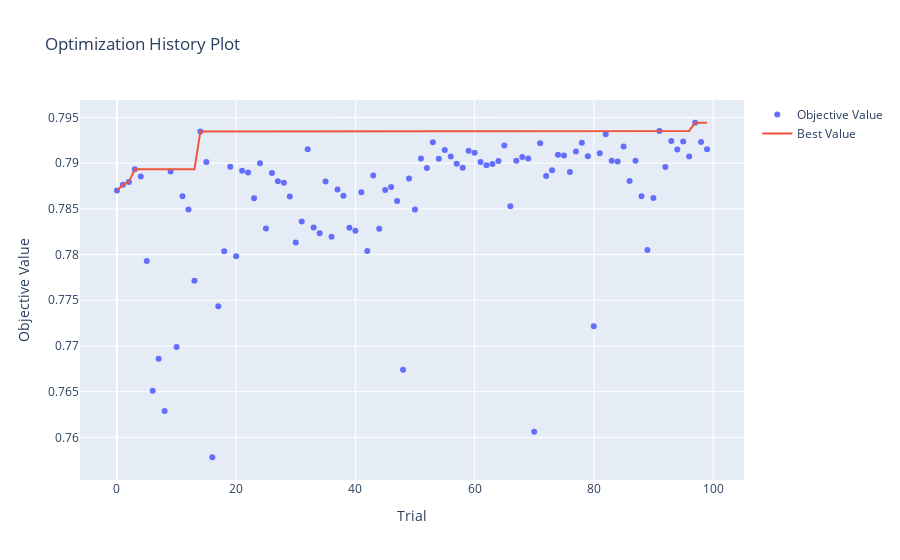
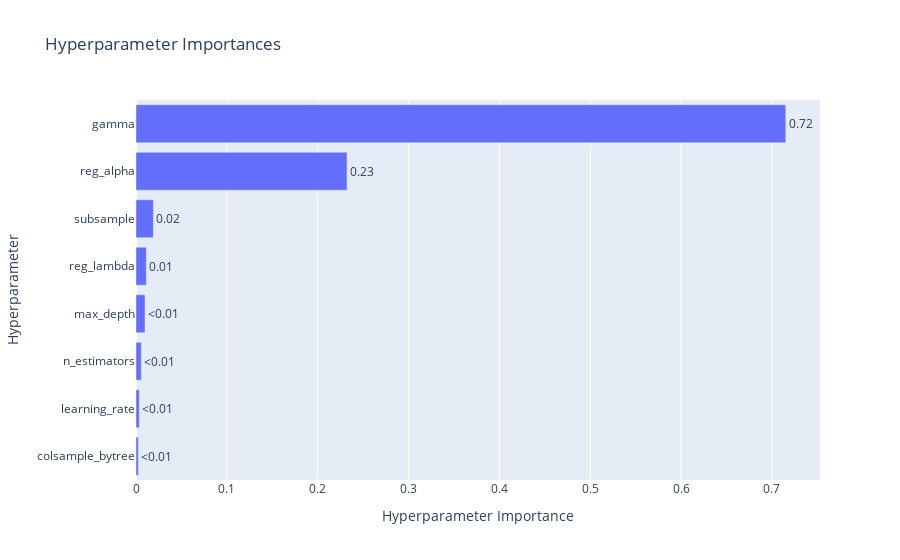

The notebook cell saved with these charts, in order:
### Code cell
print(f"Лучшие параметры для XGBoost:")
print(study_xgb.best_params)
print(f"Лучший ROC-AUC: {study_xgb.best_value:.4f}")

fig = optuna.visualization.plot_optimization_history(study_xgb)
fig.show()

fig = optuna.visualization.plot_param_importances(study_xgb)
fig.show()

### Figure 1 — Plotly figure (JSON) as saved in the notebook; plotly's stock layout.template omitted (floating-point values rounded to 4 significant figures)
{"data": [{"mode": "markers", "name": "Objective Value", "type": "scatter", "x": [0, 1, 2, 3, 4, 5, 6, 7, 8, 9, 10, 11, 12, 13, 14, 15, 16, 17, 18, 19, 20, 21, 22, 23, 24, 25, 26, 27, 28, 29, 30, 31, 32, 33, 34, 35, 36, 37, 38, 39, 40, 41, 42, 43, 44, 45, 46, 47, 48, 49, 50, 51, 52, 53, 54, 55, 56, 57, 58, 59, 60, 61, 62, 63, 64, 65, 66, 67, 68, 69, 70, 71, 72, 73, 74, 75, 76, 77, 78, 79, 80, 81, 82, 83, 84, 85, 86, 87, 88, 89, 90, 91, 92, 93, 94, 95, 96, 97, 98, 99], "y": [0.787, 0.7876, 0.788, 0.7893, 0.7885, 0.7793, 0.7651, 0.7686, 0.7629, 0.7891, 0.7699, 0.7864, 0.7849, 0.7771, 0.7935, 0.7901, 0.7578, 0.7744, 0.7804, 0.7896, 0.7798, 0.7892, 0.789, 0.7862, 0.79, 0.7829, 0.7889, 0.788, 0.7879, 0.7864, 0.7813, 0.7836, 0.7915, 0.783, 0.7823, 0.788, 0.7819, 0.7871, 0.7864, 0.7829, 0.7826, 0.7868, 0.7804, 0.7886, 0.7828, 0.7871, 0.7874, 0.7859, 0.7674, 0.7883, 0.7849, 0.7905, 0.7895, 0.7923, 0.7905, 0.7914, 0.7907, 0.7899, 0.7895, 0.7914, 0.7912, 0.7901, 0.7898, 0.7899, 0.7902, 0.792, 0.7853, 0.7903, 0.7907, 0.7905, 0.7606, 0.7922, 0.7886, 0.7892, 0.7909, 0.7908, 0.789, 0.7913, 0.7922, 0.7908, 0.7722, 0.7911, 0.7932, 0.7903, 0.7902, 0.7918, 0.7881, 0.7903, 0.7864, 0.7805, 0.7862, 0.7935, 0.7896, 0.7924, 0.7915, 0.7924, 0.7907, 0.7944, 0.7923, 0.7915]}, {"mode": "lines", "name": "Best Value", "type": "scatter", "x": [0, 1, 2, 3, 4, 5, 6, 7, 8, 9, 10, 11, 12, 13, 14, 15, 16, 17, 18, 19, 20, 21, 22, 23, 24, 25, 26, 27, 28, 29, 30, 31, 32, 33, 34, 35, 36, 37, 38, 39, 40, 41, 42, 43, 44, 45, 46, 47, 48, 49, 50, 51, 52, 53, 54, 55, 56, 57, 58, 59, 60, 61, 62, 63, 64, 65, 66, 67, 68, 69, 70, 71, 72, 73, 74, 75, 76, 77, 78, 79, 80, 81, 82, 83, 84, 85, 86, 87, 88, 89, 90, 91, 92, 93, 94, 95, 96, 97, 98, 99], "y": [0.787, 0.7876, 0.788, 0.7893, 0.7893, 0.7893, 0.7893, 0.7893, 0.7893, 0.7893, 0.7893, 0.7893, 0.7893, 0.7893, 0.7935, 0.7935, 0.7935, 0.7935, 0.7935, 0.7935, 0.7935, 0.7935, 0.7935, 0.7935, 0.7935, 0.7935, 0.7935, 0.7935, 0.7935, 0.7935, 0.7935, 0.7935, 0.7935, 0.7935, 0.7935, 0.7935, 0.7935, 0.7935, 0.7935, 0.7935, 0.7935, 0.7935, 0.7935, 0.7935, 0.7935, 0.7935, 0.7935, 0.7935, 0.7935, 0.7935, 0.7935, 0.7935, 0.7935, 0.7935, 0.7935, 0.7935, 0.7935, 0.7935, 0.7935, 0.7935, 0.7935, 0.7935, 0.7935, 0.7935, 0.7935, 0.7935, 0.7935, 0.7935, 0.7935, 0.7935, 0.7935, 0.7935, 0.7935, 0.7935, 0.7935, 0.7935, 0.7935, 0.7935, 0.7935, 0.7935, 0.7935, 0.7935, 0.7935, 0.7935, 0.7935, 0.7935, 0.7935, 0.7935, 0.7935, 0.7935, 0.7935, 0.7935, 0.7935, 0.7935, 0.7935, 0.7935, 0.7935, 0.7944, 0.7944, 0.7944]}, {"marker": {"color": "#cccccc"}, "mode": "markers", "name": "Infeasible Trial", "showlegend": false, "type": "scatter", "x": [], "y": []}], "layout": {"title": {"text": "Optimization History Plot"}, "xaxis": {"title": {"text": "Trial"}}, "yaxis": {"title": {"text": "Objective Value"}}}}

### Figure 2 — Plotly figure (JSON) as saved in the notebook; plotly's stock layout.template omitted (floating-point values rounded to 4 significant figures)
{"data": [{"cliponaxis": false, "hovertemplate": ["colsample_bytree (FloatDistribution): 0.0026156444036666165<extra></extra>", "learning_rate (FloatDistribution): 0.0036253408877209093<extra></extra>", "n_estimators (IntDistribution): 0.005802650998434027<extra></extra>", "max_depth (IntDistribution): 0.009938847701989443<extra></extra>", "reg_lambda (FloatDistribution): 0.011360253219028555<extra></extra>", "subsample (FloatDistribution): 0.01912356888272808<extra></extra>", "reg_alpha (FloatDistribution): 0.23229481345020853<extra></extra>", "gamma (FloatDistribution): 0.7152388804562239<extra></extra>"], "name": "Objective Value", "orientation": "h", "text": ["<0.01", "<0.01", "<0.01", "<0.01", "0.01", "0.02", "0.23", "0.72"], "textposition": "outside", "type": "bar", "x": [0.002616, 0.003625, 0.005803, 0.009939, 0.01136, 0.01912, 0.2323, 0.7152], "y": ["colsample_bytree", "learning_rate", "n_estimators", "max_depth", "reg_lambda", "subsample", "reg_alpha", "gamma"]}], "layout": {"title": {"text": "Hyperparameter Importances"}, "xaxis": {"title": {"text": "Hyperparameter Importance"}}, "yaxis": {"title": {"text": "Hyperparameter"}}}}
